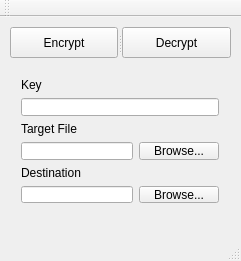
<?xml version="1.0" encoding="UTF-8"?>
<ui version="4.0">
 <class>MainWindow</class>
 <widget class="QMainWindow" name="MainWindow">
  <property name="enabled">
   <bool>true</bool>
  </property>
  <property name="geometry">
   <rect>
    <x>0</x>
    <y>0</y>
    <width>241</width>
    <height>261</height>
   </rect>
  </property>
  <property name="windowTitle">
   <string>Caesar Cipher</string>
  </property>
  <widget class="QWidget" name="centralWidget">
   <widget class="QWidget" name="">
    <property name="geometry">
     <rect>
      <x>10</x>
      <y>50</y>
      <width>220</width>
      <height>147</height>
     </rect>
    </property>
    <layout class="QVBoxLayout" name="verticalLayout_4">
     <item>
      <layout class="QVBoxLayout" name="verticalLayout_2">
       <item>
        <widget class="QLabel" name="label_3">
         <property name="text">
          <string>Key</string>
         </property>
        </widget>
       </item>
       <item>
        <widget class="QLineEdit" name="keyLine"/>
       </item>
      </layout>
     </item>
     <item>
      <layout class="QVBoxLayout" name="verticalLayout_3">
       <item>
        <widget class="QLabel" name="label">
         <property name="text">
          <string>Target File</string>
         </property>
        </widget>
       </item>
       <item>
        <layout class="QHBoxLayout" name="horizontalLayout">
         <item>
          <widget class="QLineEdit" name="targetFileLine"/>
         </item>
         <item>
          <widget class="QPushButton" name="targetBrowse">
           <property name="text">
            <string>Browse...</string>
           </property>
          </widget>
         </item>
        </layout>
       </item>
      </layout>
     </item>
     <item>
      <layout class="QVBoxLayout" name="verticalLayout">
       <item>
        <widget class="QLabel" name="label_2">
         <property name="text">
          <string>Destination</string>
         </property>
        </widget>
       </item>
       <item>
        <layout class="QHBoxLayout" name="horizontalLayout_2">
         <item>
          <widget class="QLineEdit" name="destFileLine"/>
         </item>
         <item>
          <widget class="QPushButton" name="destinationBrowse">
           <property name="text">
            <string>Browse...</string>
           </property>
          </widget>
         </item>
        </layout>
       </item>
      </layout>
     </item>
    </layout>
   </widget>
   <widget class="QSplitter" name="splitter">
    <property name="geometry">
     <rect>
      <x>10</x>
      <y>10</y>
      <width>221</width>
      <height>31</height>
     </rect>
    </property>
    <property name="orientation">
     <enum>Qt::Horizontal</enum>
    </property>
    <widget class="QToolButton" name="encryptButton">
     <property name="text">
      <string>Encrypt</string>
     </property>
    </widget>
    <widget class="QToolButton" name="decryptButton">
     <property name="text">
      <string>Decrypt</string>
     </property>
    </widget>
   </widget>
  </widget>
  <widget class="QMenuBar" name="menuBar">
   <property name="geometry">
    <rect>
     <x>0</x>
     <y>0</y>
     <width>241</width>
     <height>21</height>
    </rect>
   </property>
  </widget>
  <widget class="QToolBar" name="mainToolBar">
   <attribute name="toolBarArea">
    <enum>TopToolBarArea</enum>
   </attribute>
   <attribute name="toolBarBreak">
    <bool>false</bool>
   </attribute>
  </widget>
  <widget class="QStatusBar" name="statusBar"/>
 </widget>
 <layoutdefault spacing="6" margin="11"/>
 <resources/>
 <connections/>
</ui>
